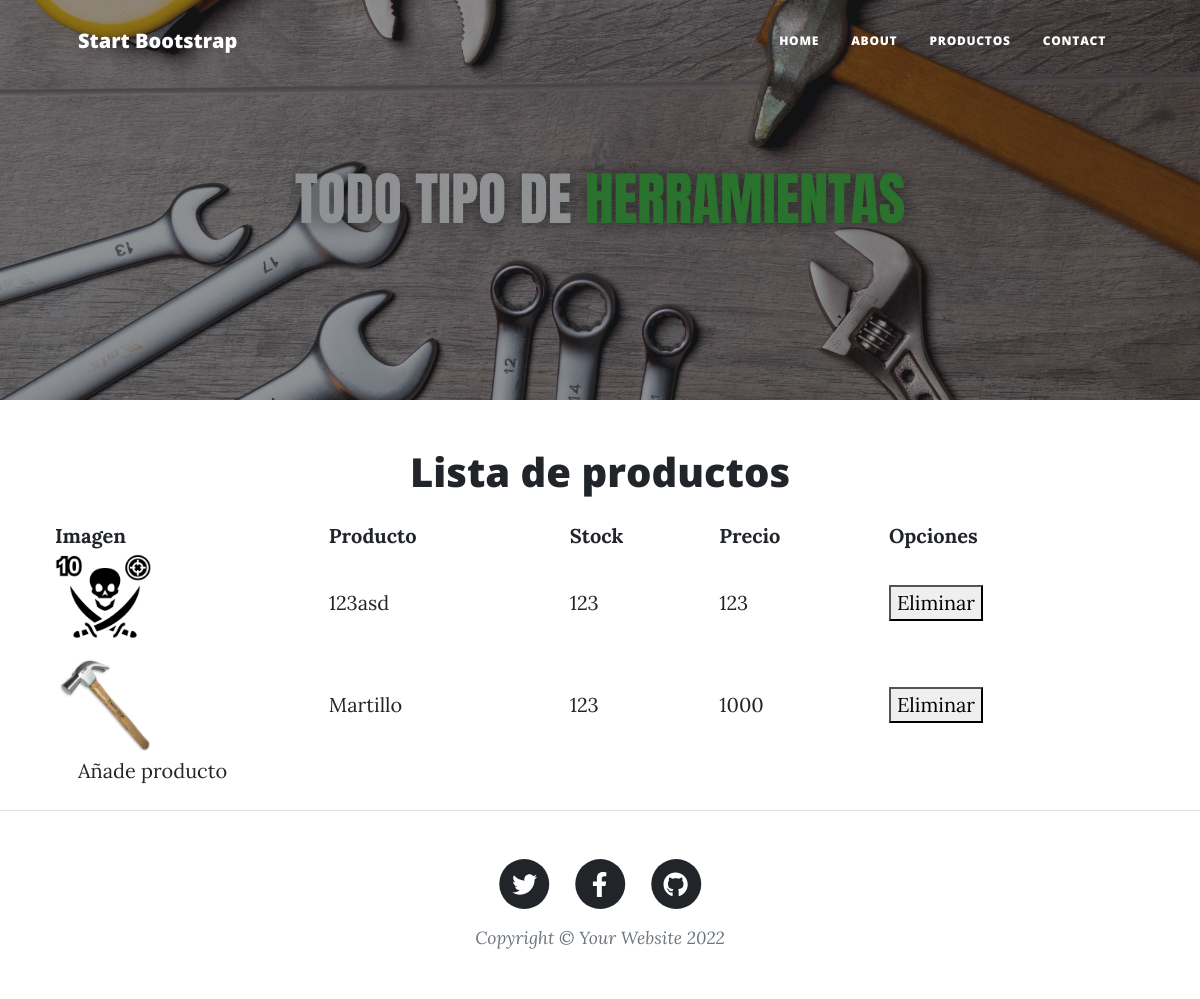
The app's page /webapp/listaProductos/, older data.
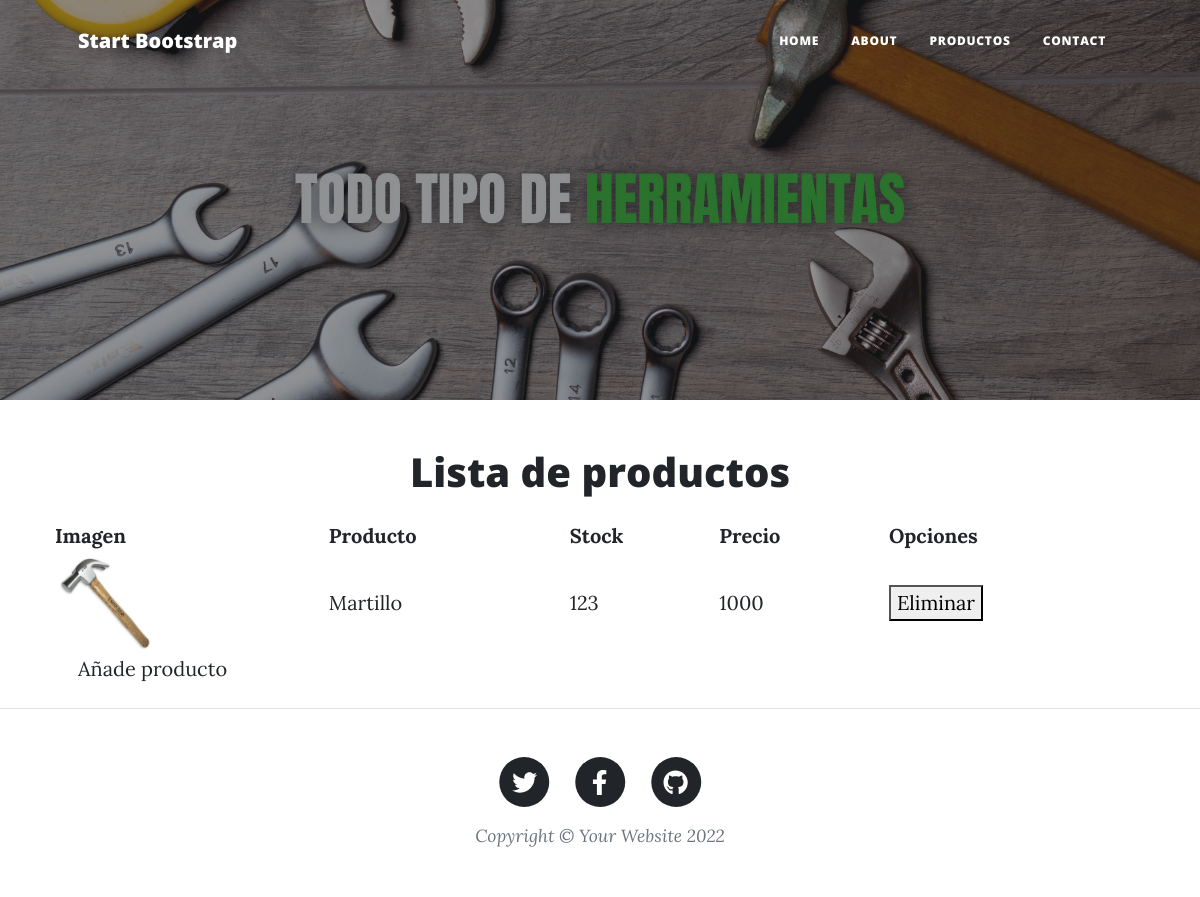
The same page, newer data.
### WebApp/models.py (models this page shows)
class Productos(models.Model):
    Nombre = models.CharField(max_length=50)
    Stock = models.IntegerField()
    Precio = models.IntegerField()
    Foto = models.ImageField(upload_to="Productos/", height_field=None, width_field=None, max_length=None)

### WebApp/views.py (the view)
# urls.py: path('listaProductos/', lista_productos, name="listaProductos"),
def lista_productos(request):
    productos = Productos.objects.all()
    contexto= {"productos": productos}
    return render(request, "listaProductos.html", contexto)

### WebApp/templates/listaProductos.html (shortened to what this page needs)
{% extends 'father.html' %}
{% load static %}
        <header class="masthead" style="background-image: url('{% static 'assets/img/herramientas-banner.jpg' %}')">
        </header>
        <article class="mb-4">
            <div class="container px-4 px-lg-5">
                <div class="row gx-4 gx-lg-5 justify-content-center">
                    <h1><strong><center>Lista de productos</center></strong></h1>
                    <table>
                        <tr>
                            <th scope="col">Imagen</th>
                            <th scope="col">Producto</th>
                            <th scope="col">Stock</th>
                            <th scope="col">Precio</th>
                            <th scope="col">Opciones</th>
                        </tr>
                            <ul>
                                {% for producto in productos  %}
                                <tr>
                                    <td>
                                    <img src="{{producto.Foto.url}}" width="100" height="100">
                                    </td>
                                    <td>{{producto.Nombre}}</td>
                                    <td>{{producto.Stock}}</td>
                                    <td>{{producto.Precio}}</td>
                                    <td>
                                        <form action= "{% url 'eliminarProducto' producto.id %}" method="POST" enctype="multipart/form-data">{% csrf_token %}
                                            <button type="submit">Eliminar</button>
                                    </td>
                                </tr>
                                {% endfor %}
                            </ul>
                    </table>
                    <a href="{% url 'formProductos'}">Añade producto</a>
                </div>
            </div>
        </article>
    </body>
</html>

### WebApp/templates/father.html (shortened to what this page needs)
<!DOCTYPE html>
<html lang="en">
    <head>
        {% load static %}
        <link href="{% static 'css/styles.css' %}" rel="stylesheet" />
    </head>
    <body>
        <nav class="navbar navbar-expand-lg navbar-light" id="mainNav">
            <div class="container px-4 px-lg-5">
                <a class="navbar-brand" href="{% url 'inicio' %}">Start Bootstrap</a>
                <div class="collapse navbar-collapse" id="navbarResponsive">
                    <ul class="navbar-nav ms-auto py-4 py-lg-0">
                        <li class="nav-item"><a class="nav-link px-lg-3 py-3 py-lg-4" href="{% url 'inicio' %}">Home</a></li>
                        <li class="nav-item"><a class="nav-link px-lg-3 py-3 py-lg-4" href="{% url 'about' %}">About</a></li>
                        <li class="nav-item"><a class="nav-link px-lg-3 py-3 py-lg-4" href="{% url 'productos' %}">Productos</a></li>
                        <li class="nav-item"><a class="nav-link px-lg-3 py-3 py-lg-4" href="{% url 'contact' %}">Contact</a></li>
                    </ul>
                </div>
            </div>
        </nav>
        {% block randomBlock %}
        {% endblock randomBlock %}
        <footer class="border-top">
            <div class="container px-4 px-lg-5">
                <div class="row gx-4 gx-lg-5 justify-content-center">
                    <div class="col-md-10 col-lg-8 col-xl-7">
                        <ul class="list-inline text-center">
                            <li class="list-inline-item">
                                <a href="#!">
                                    <span class="fa-stack fa-lg">
                                        <i class="fas fa-circle fa-stack-2x"></i>
                                        <i class="fab fa-twitter fa-stack-1x fa-inverse"></i>
                                    </span>
                                </a>
                            </li>
                            <li class="list-inline-item">
                                <a href="#!">
                                    <span class="fa-stack fa-lg">
                                        <i class="fas fa-circle fa-stack-2x"></i>
                                        <i class="fab fa-facebook-f fa-stack-1x fa-inverse"></i>
                                    </span>
                                </a>
                            </li>
                            <li class="list-inline-item">
                                <a href="#!">
                                    <span class="fa-stack fa-lg">
                                        <i class="fas fa-circle fa-stack-2x"></i>
                                        <i class="fab fa-github fa-stack-1x fa-inverse"></i>
                                    </span>
                                </a>
                            </li>
                        </ul>
                        <div class="small text-center text-muted fst-italic">Copyright &copy; Your Website 2022</div>
                    </div>
                </div>
            </div>
        </footer>
    </body>
</html>

Row changes from the older to the newer data that the page shows:
removed Productos: Foto (picture), Nombre "123asd", Stock "123", Precio "123"
